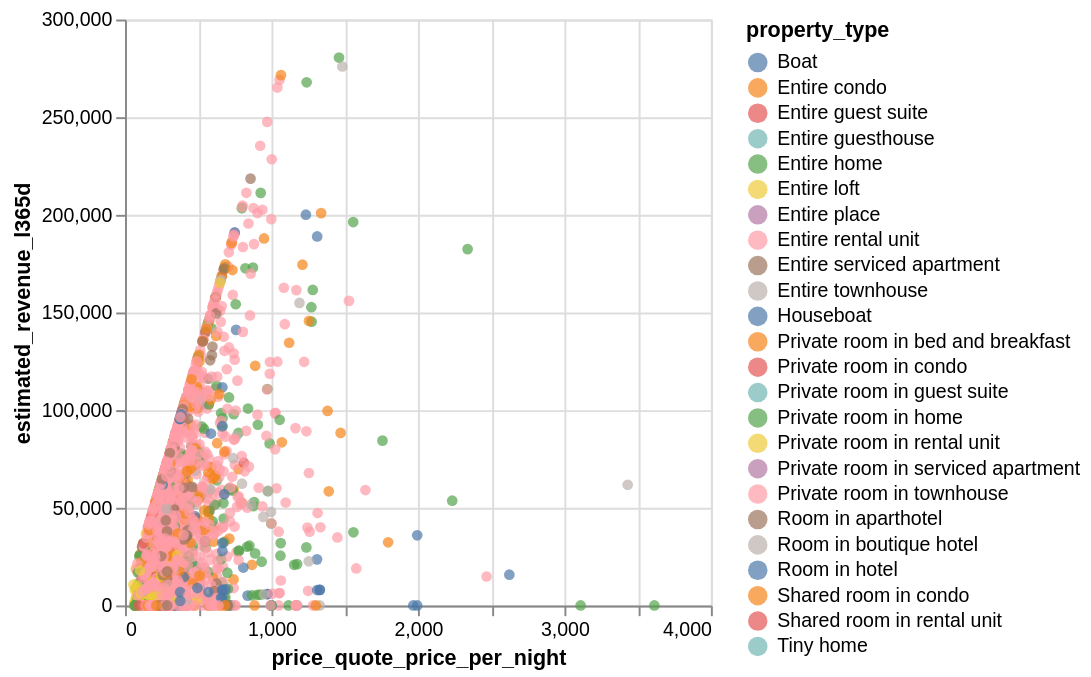

Write notebook code for a chart like this one.
### Code cell
#listings = listings.groupby(['property_type']).count().nlargest(5, 'property_type')
alt.Chart(listings).mark_circle().encode(
    x = alt.X('price_quote_price_per_night:Q'),
    y = alt.Y('estimated_revenue_l365d:Q'),
    color = "property_type:N",
)

### Figure 1 — Vega-Lite specification as saved in the notebook (floating-point values rounded to 4 significant figures; data arrays with more than 128 entries replaced by an {"elided": "..."} marker saying what was removed)
{"config": {"view": {"continuousWidth": 300, "continuousHeight": 300}}, "data": {"name": "data-1746820a94583c0fba563769f5ca1cd4"}, "mark": {"type": "circle"}, "encoding": {"color": {"field": "property_type", "type": "nominal"}, "x": {"field": "price_quote_price_per_night", "type": "quantitative"}, "y": {"field": "estimated_revenue_l365d", "type": "quantitative"}}, "$schema": "https://vega.github.io/schema/vega-lite/v6.4.1.json", "datasets": {"data-1746820a94583c0fba563769f5ca1cd4": {"elided": "1831 records"}}}
